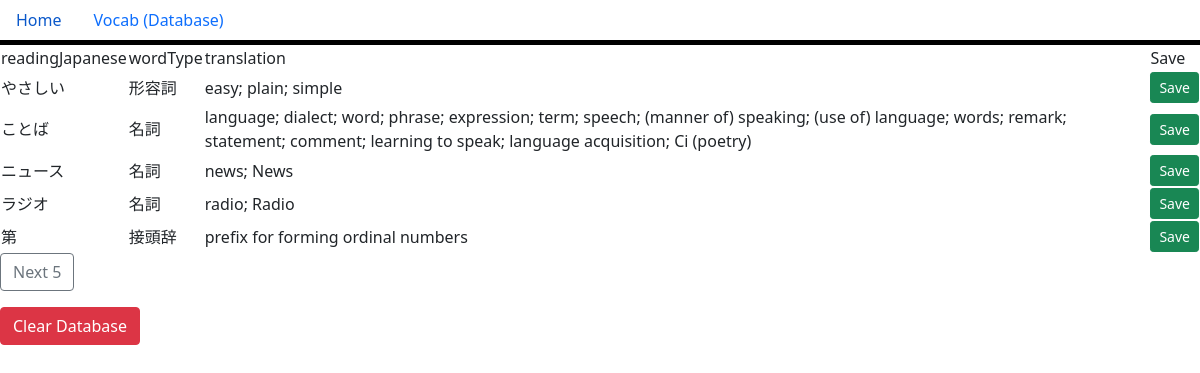
The page / on the database its author committed.
### main.py (models this page shows, shortened)
class Vocab(db.Model):
    id = db.Column(db.Integer, primary_key=True)
    readingJapanese = db.Column(db.String(50), nullable=False)
    wordType = db.Column(db.String(6), nullable=False)
    translation = db.Column(db.String(300), nullable=False)

### main.py (the view, shortened to what this page needs)
@app.route("/", methods=["POST", "GET"])
def index():
    page = int(request.args.get("page", 0))
    per_page = 5
    if request.method == "GET":
        words = Vocab.query.offset(page * per_page).limit(per_page).all()
        for vocab in words:
            if not vocab.translation:
                translation = data_proccessing_unit.get_jisho_translation(vocab.readingJapanese)
                if isinstance(translation, list):
                    translation = "; ".join(translation)
                else:
                    translation = "list conversion error"
                vocab.translation = translation
                db.session.commit()
        next_page = page + 1
        prev_page = page - 1
        return render_template("homepage.html", words=words, next_page=next_page, prev_page=prev_page)

### templates/homepage.html (shortened to what this page needs)
{% extends 'base.html' %}
{% block head %}
<link rel="stylesheet" href="../static/style.css">
{% endblock %}
{% block body %}
<div>
    {% if words|length > 0 %}
        <table>
            <tr>
                <td>readingJapanese</td>
                <td>wordType</td>
                <td>translation</td>
                <td>Save</td>
            </tr>
            {% for item in words %}
            <tr>
                <td>{{ item.readingJapanese }}</td>
                <td>{{ item.wordType }}</td>
                <td>{{ item.translation }}</td>
                <td>
                    <form method="post" action="/save_vocab" style="display:inline;">
                        <button type="submit" class="btn btn-success btn-sm">Save</button>
                    </form>
                </td>
            </tr>
            {% endfor %}
        </table>
        <form method="get" action="/">
            <button type="submit" class="btn btn-outline-secondary">Next 5</button>
        </form>
        <form method="post" action="/clear-saved" style="margin-top: 1em;">
            <button type="submit" class="btn btn-danger">Clear Database</button>
        </form>
    {% endif %}
</div>
{% endblock %}

### templates/base.html (shortened to what this page needs)
<!DOCTYPE html>
<html lang="en">
<head>
    <link rel="stylesheet" href="../static/style.css">
    <link href="https://cdn.jsdelivr.net/npm/bootstrap@5.0.2/dist/css/bootstrap.min.css" rel="stylesheet"
>
    {% block head %} {% endblock %}
</head>
<body>
    <ul class="nav">
        <li class="nav-item">
            <a class="nav-link" aria-current="page" href="/">Home</a>
        </li>
        <li class="nav-item">
            <a class="nav-link" href="/saved">Vocab (Database)</a>
        </li>
    </ul>
    {% block body %} {% endblock %}
</body>
</html>

### static/style.css (style rules this page uses)
.nav { border-bottom: 5px solid black; }

### rows shown on the page
Vocab: readingJapanese "やさしい", wordType "形容詞", translation "easy; plain; simple"
Vocab: readingJapanese "ことば", wordType "名詞", translation "language; dialect; word; phrase; expression; term; speech; (manner of) speaking; (use of) language; words; remark; statement; comment; learning to speak; language acquisition; Ci (poetry)"
Vocab: readingJapanese "ニュース", wordType "名詞", translation "news; News"
Vocab: readingJapanese "ラジオ", wordType "名詞", translation "radio; Radio"
Vocab: readingJapanese "第", wordType "接頭辞", translation "prefix for forming ordinal numbers"
